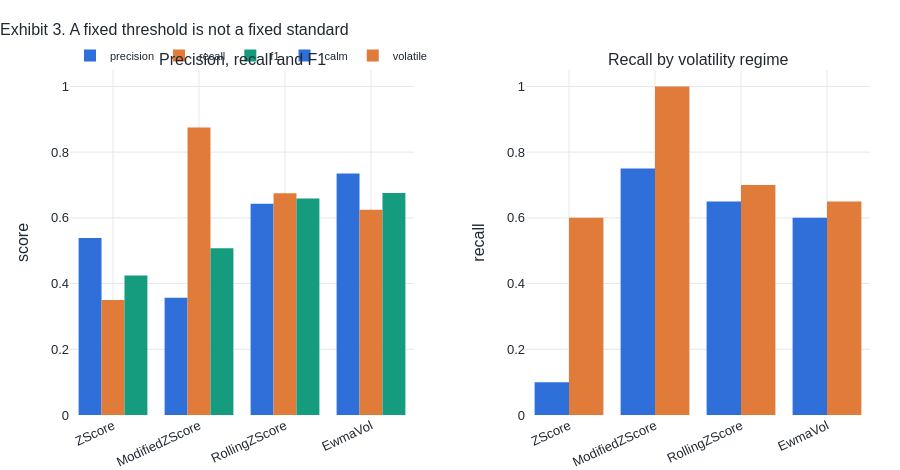

The notebook cell saved with this chart:
### Code cell
fig = make_subplots(rows=1, cols=2, horizontal_spacing=0.14,
                    subplot_titles=("Precision, recall and F1",
                                    "Recall by volatility regime"))

for i, metric in enumerate(["precision", "recall", "f1"]):
    fig.add_trace(go.Bar(x=bench.index, y=bench[metric], name=metric,
                         marker_color=palette[i],
                         hovertemplate="%{x}: %{y:.2f}<extra></extra>"),
                  row=1, col=1)

fig.add_trace(go.Bar(x=split.index, y=split["recall_calm"], name="calm",
                     marker_color=blue, showlegend=True,
                     hovertemplate="%{x}: %{y:.2f}<extra></extra>"), row=1, col=2)
fig.add_trace(go.Bar(x=split.index, y=split["recall_volatile"], name="volatile",
                     marker_color=orange, showlegend=True,
                     hovertemplate="%{x}: %{y:.2f}<extra></extra>"), row=1, col=2)

fig.update_yaxes(title="score", range=[0, 1.05], row=1, col=1)
fig.update_yaxes(title="recall", range=[0, 1.05], row=1, col=2)
fig.update_xaxes(tickangle=-25)
fig.update_layout(height=470, barmode="group",
                  title="Exhibit 3. A fixed threshold is not a fixed standard")
fig.show()

### Figure 1 — Plotly figure (JSON) as saved in the notebook; plotly's stock layout.template omitted (floating-point values rounded to 4 significant figures)
{"data": [{"hovertemplate": "%{x}: %{y:.2f}<extra></extra>", "marker": {"color": "#2E6FD9"}, "name": "precision", "type": "bar", "x": ["ZScore", "ModifiedZScore", "RollingZScore", "EwmaVol"], "xaxis": "x", "y": [0.5385, 0.3571, 0.6429, 0.7353], "yaxis": "y"}, {"hovertemplate": "%{x}: %{y:.2f}<extra></extra>", "marker": {"color": "#E07B39"}, "name": "recall", "type": "bar", "x": ["ZScore", "ModifiedZScore", "RollingZScore", "EwmaVol"], "xaxis": "x", "y": [0.35, 0.875, 0.675, 0.625], "yaxis": "y"}, {"hovertemplate": "%{x}: %{y:.2f}<extra></extra>", "marker": {"color": "#159C7E"}, "name": "f1", "type": "bar", "x": ["ZScore", "ModifiedZScore", "RollingZScore", "EwmaVol"], "xaxis": "x", "y": [0.4242, 0.5072, 0.6585, 0.6757], "yaxis": "y"}, {"hovertemplate": "%{x}: %{y:.2f}<extra></extra>", "marker": {"color": "#2E6FD9"}, "name": "calm", "showlegend": true, "type": "bar", "x": ["ZScore", "ModifiedZScore", "RollingZScore", "EwmaVol"], "xaxis": "x2", "y": [0.1, 0.75, 0.65, 0.6], "yaxis": "y2"}, {"hovertemplate": "%{x}: %{y:.2f}<extra></extra>", "marker": {"color": "#E07B39"}, "name": "volatile", "showlegend": true, "type": "bar", "x": ["ZScore", "ModifiedZScore", "RollingZScore", "EwmaVol"], "xaxis": "x2", "y": [0.6, 1.0, 0.7, 0.65], "yaxis": "y2"}], "layout": {"annotations": [{"font": {"size": 16}, "showarrow": false, "text": "Precision, recall and F1", "x": 0.215, "xanchor": "center", "xref": "paper", "y": 1, "yanchor": "bottom", "yref": "paper"}, {"font": {"size": 16}, "showarrow": false, "text": "Recall by volatility regime", "x": 0.785, "xanchor": "center", "xref": "paper", "y": 1, "yanchor": "bottom", "yref": "paper"}], "barmode": "group", "height": 470, "title": {"text": "Exhibit 3. A fixed threshold is not a fixed standard"}, "xaxis": {"anchor": "y", "domain": [0, 0.43], "tickangle": -25}, "xaxis2": {"anchor": "y2", "domain": [0.57, 1], "tickangle": -25}, "yaxis": {"anchor": "x", "domain": [0, 1], "range": [0, 1.05], "title": {"text": "score"}}, "yaxis2": {"anchor": "x2", "domain": [0, 1], "range": [0, 1.05], "title": {"text": "recall"}}}}
